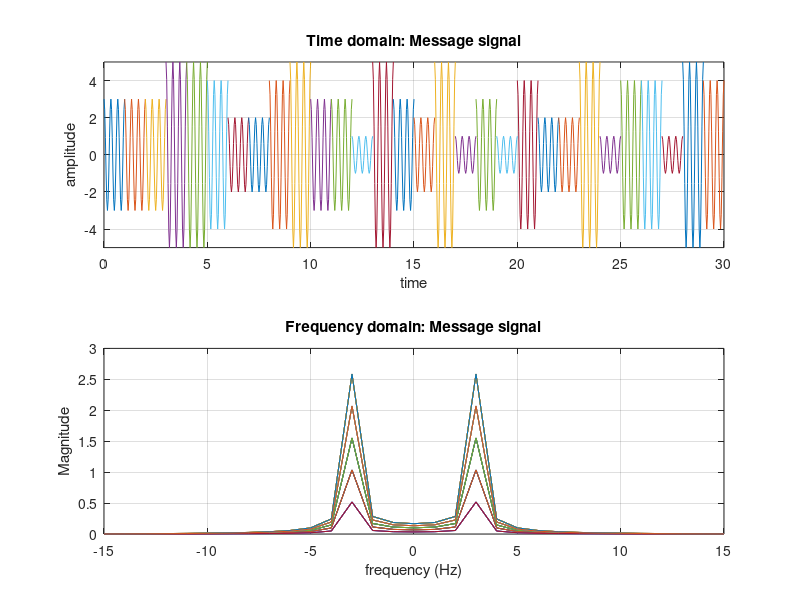

Reproduce this figure in MATLAB.
clear
close all
duration_signal = 30;
A = 1;
last_digit_id = 3;
for T = 0:(duration_signal - 1)  % Duration 30 seconds with interval of 1 sec.
    if (T == 0)
        disp('Transmission Started')
        disp(T)
    elseif(T == duration_signal) 
        disp('Transmission ends: see the final result')
        disp(T)
    else
        disp('Transmission in progress: please wait')
        disp(T)
    end
    
    freq = last_digit_id; % Last digit of the ID number goes here
  
    fs = 10*freq;
    ts = 1/fs;
    t_start = 0;
    t_stop = 1;
    t = t_start:ts:t_stop;
    
    U = randi(5);
    message_t = U*cos(2*pi*freq*t);  
    N = length(message_t);
    message_f = fft(message_t,N)/fs;
    freqaxis = linspace(-fs/2, fs/2, N);
    
    figure(1)
    hold all  % Keeps the previous plots and everytime changes the color
    
    subplot(2,1,1)
    plot(t + T, message_t)
    title('Time domain: Message signal')
    xlabel('time')
    ylabel('amplitude')
    grid on
    axis([0  inf -5 5])   % First two are limits for x-axis, the other two are limits for y-axis: observe why 0 inf , and -5 5 are used here.
    hold on     % Keeps the previous plots 
    
    subplot(2,1,2)
    plot(freqaxis,fftshift(abs(message_f)))
    title('Frequency domain: Message signal')
    xlabel('frequency (Hz)')
    ylabel('Magnitude')
    grid on
    axis([-inf inf 0 3])  % First two are limits for x-axis, the other two are limits for y-axis: observe why -inf inf , and 0 3 are used here. 
     
    % pause(2)  % Pauses for 2 seconds and then go for next loop increment.
end

